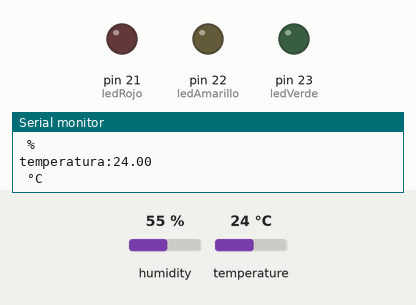
Simulated run of this sketch. Board: Arduino Mega 2560, built with avr-gcc and run on an emulated ATmega2560. Parts: output pins drawn as LEDs (lit = HIGH), the last lines printed to the serial monitor. Inputs (shaded band) come from the test bench; at power-on: temperature 24 °C, humidity 55 %.

Above: at 2.8 s.
2.9 s: temperature set to 28 °C
At 5.1 s:
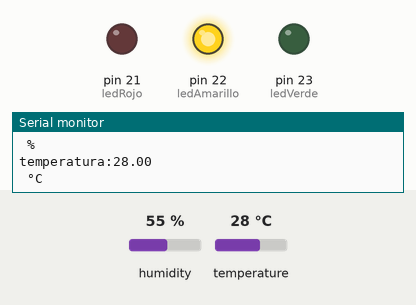
5.6 s: temperature set to 31 °C
8.3 s: temperature set to 34 °C
At 11.2 s:
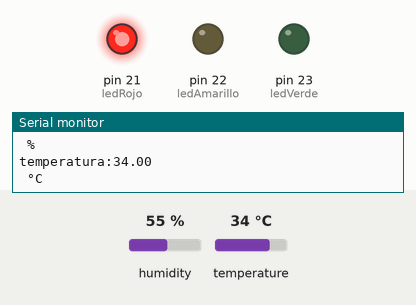
11.6 s: temperature set to 12 °C
At 12.4 s:
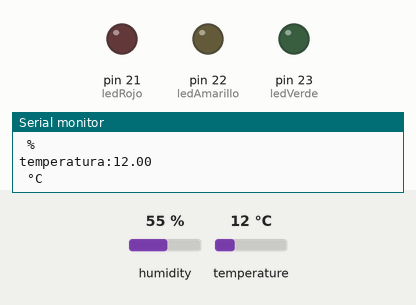
14.3 s: temperature set to 33 °C
At 17.3 s:
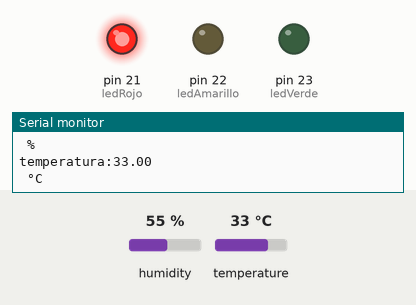
Timing chart, 0 to 18.7 s (numbered marks = the images above; inputs shaded):
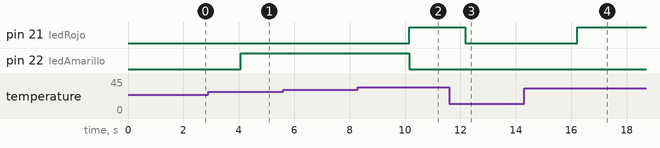

The sketch:

SEMAFORO.ino
```cpp
// bibloteca sensor dht
#include "DHT.h"
// DEFINIR PINES
const int ledRojo = 21;
const int ledAmarillo = 22;
const int ledVerde = 23;
const int pinSensor = 5;
#define DHTTYPE DHT11
DHT dht (pinSensor, DHTTYPE);

void setup() {
  //SERIAL
  Serial.begin(9600);

  //modos de operacio
  pinMode(ledRojo, OUTPUT);
  pinMode(ledAmarillo, OUTPUT);
  pinMode(ledVerde, OUTPUT);

  dht.begin();
}

void loop() {
  float humedad = dht.readHumidity();
  float temperatura = dht.readTemperature();
  if(isnan(humedad)|| isnan(temperatura)){
    Serial.print("Valor incorrecto de lectura");
    delay(1000);
  }
  Serial.print("humedad:");
    Serial.println(humedad);
     Serial.println(" %");
    Serial.print("temperatura:");
    Serial.println(temperatura);
    Serial.println(" °C");

    // Apagar todos los LEDs antes de decidir cuál encender
  digitalWrite(ledRojo, LOW);
  digitalWrite(ledAmarillo, LOW);
  digitalWrite(ledVerde, LOW);

  // Encender LEDs según la temperatura
  if (temperatura >= 33) {
    digitalWrite(ledRojo, HIGH);
  } else if (temperatura >= 27 && temperatura <= 32) {
    digitalWrite(ledAmarillo, HIGH);
  } else if (temperatura >= 27) {
    digitalWrite(ledVerde, HIGH);
  }
    delay(2000);
}
```

Measured:
- the behaviour switches between 26 and 27 °C on temperature (found by bisection; images 0 and 1)
- the behaviour switches between 32 and 33 °C on temperature (found by bisection; images 1 and 2)
- after the input at 2.9 s, pin 22 (ledAmarillo): LOW → HIGH after 1.2 s
- after the input at 8.3 s, pin 21 (ledRojo): LOW → HIGH after 1.8 s; pin 22 (ledAmarillo): HIGH → LOW after 1.8 s
- after the input at 11.6 s, pin 21 (ledRojo): HIGH → LOW after 0.57 s
- after the input at 14.3 s, pin 21 (ledRojo): LOW → HIGH after 1.9 s
